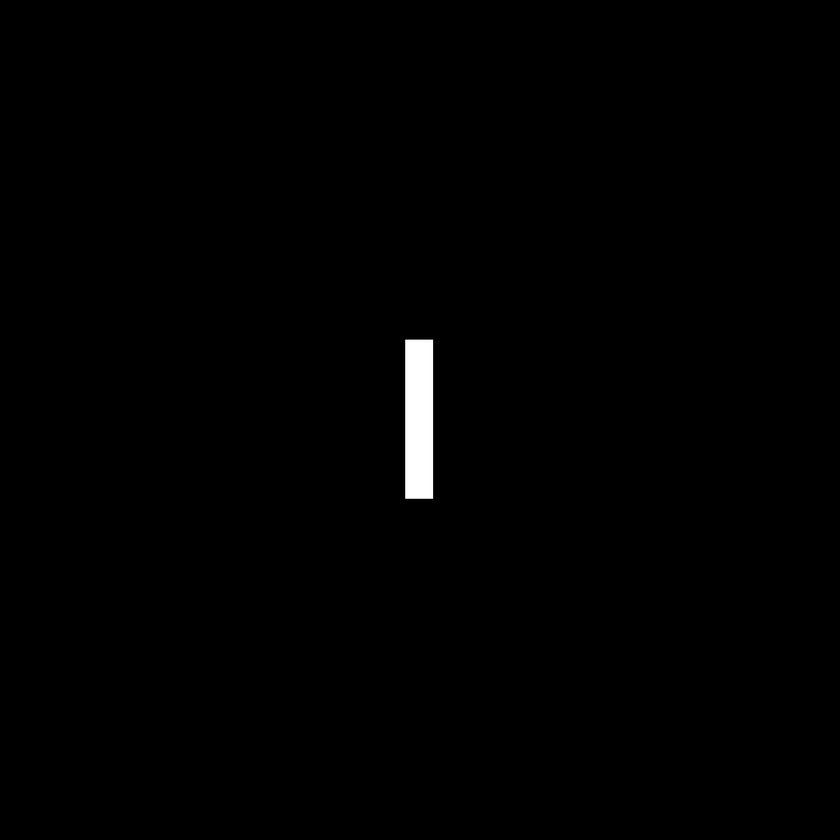
%> input picture Chp 4/4.6 Some Properties of the 2-D Discrete Fourier Transform/Example 4.14/rect.tif, 840 x 840 px, shrunk from 1024 x 1024 before the run
$ octave example_4_13.m   (GNU Octave 9; MATLAB toolbox functions it lacks are replaced by stand-ins)
%> lines starting %> are read from the running program, lines starting %| are printed output that depends on the picture
% Example 4.13 in book


img1 = imread('rect.tif');
%> img1 is the input picture: size 840x840 uint8; min 0, max 255, mean 1.6
img2 = imread('translated_rect.tif');
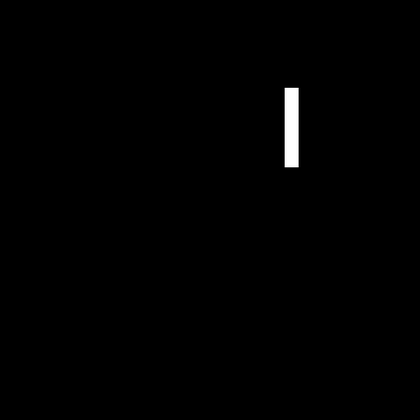
%> input picture Chp 4/4.6 Some Properties of the 2-D Discrete Fourier Transform/Example 4.14/translated_rect.tif, 420 x 420 px, shrunk from 512 x 512 before the run
%> img2 is the input picture: size 420x420 uint8; min 0, max 255, mean 1.6
img3 = imrotate(img1, -45);


img1_fourier = fftshift(fft2(img1));
img2_fourier = fftshift(fft2(img2));
img3_fourier = fftshift(fft2(img3));
img1_phase_angle = atan2(imag(img1_fourier), real(img1_fourier));
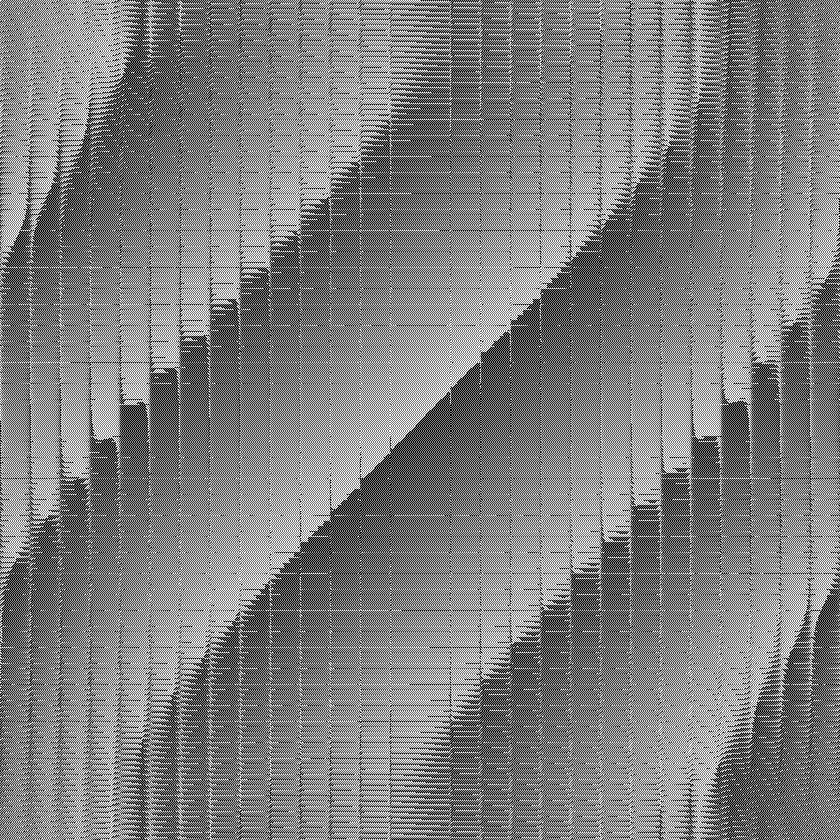
%> img1_phase_angle: size 840x840 double; min -3.14, max 3.14, mean 6.11e-06; drawn with min black and max white
img2_phase_angle = atan2(imag(img2_fourier), real(img2_fourier));
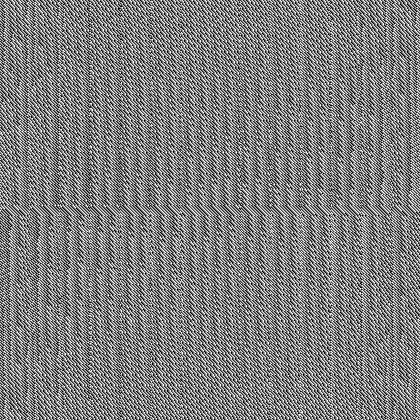
%> img2_phase_angle: size 420x420 double; min -3.14, max 3.14, mean 1.78e-05; drawn with min black and max white
img3_phase_angle = atan2(imag(img3_fourier), real(img3_fourier));
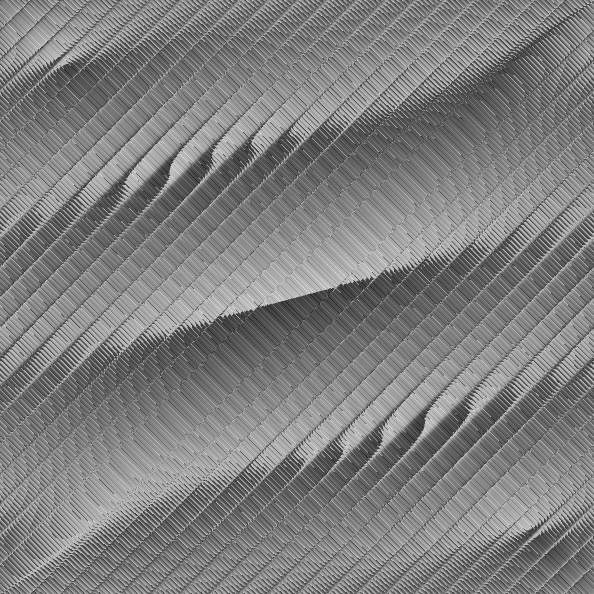
%> img3_phase_angle: size 1188x1188 double (shown at 1/2 size); min -3.14, max 3.14, mean 2.23e-06; drawn with min black and max white


subplot(3, 3, 1); imshow(img1);
subplot(3, 3, 2); plot_fourier(img1_fourier);
subplot(3, 3, 3); plot_fourier(img1_phase_angle);
subplot(3, 3, 4); imshow(img2);
subplot(3, 3, 5); plot_fourier(img2_fourier);
subplot(3, 3, 6); plot_fourier(img2_phase_angle);
subplot(3, 3, 7); imshow(img3);
subplot(3, 3, 8); plot_fourier(img3_fourier);
subplot(3, 3, 9); plot_fourier(img3_phase_angle);


function plot_fourier(img_fourier)
    imshow(log(abs(img_fourier)), []);
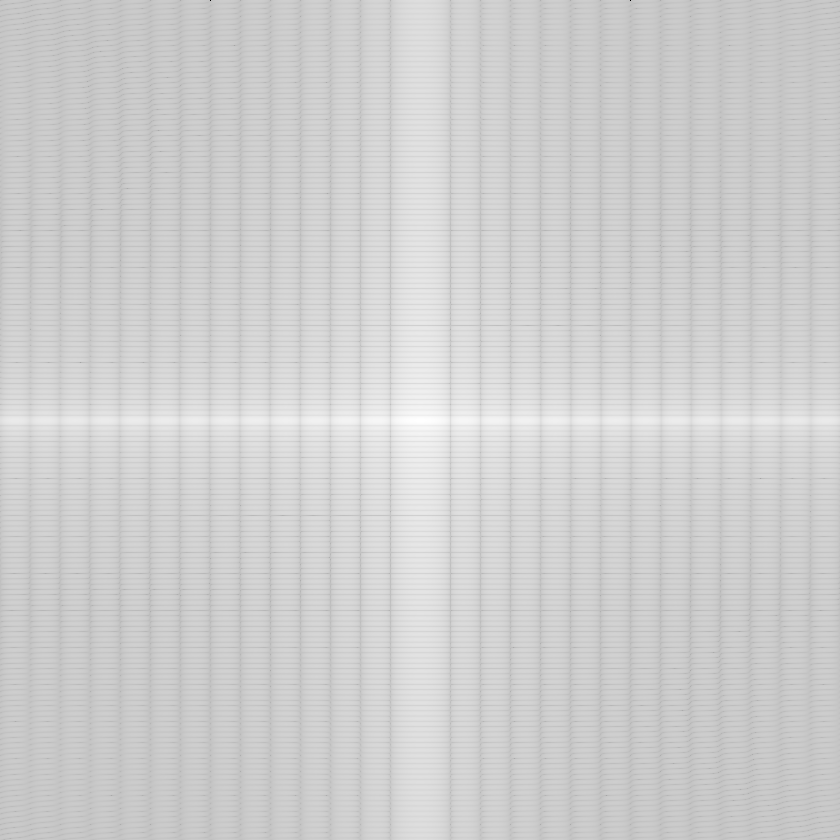
%> displayed picture: size 840x840, on the screen's scale of 0 to 255; min 0, max 255, mean 206.5
%> in plot_fourier (call 3), `imshow(log(abs(img_fourier)), []);`:
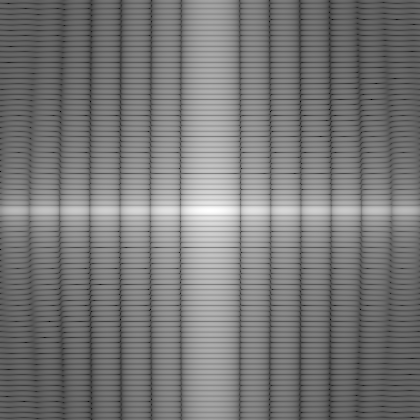
%> displayed picture: size 420x420, on the screen's scale of 0 to 255; min 0, max 255, mean 119.6
%> in plot_fourier (call 5), `imshow(log(abs(img_fourier)), []);`:
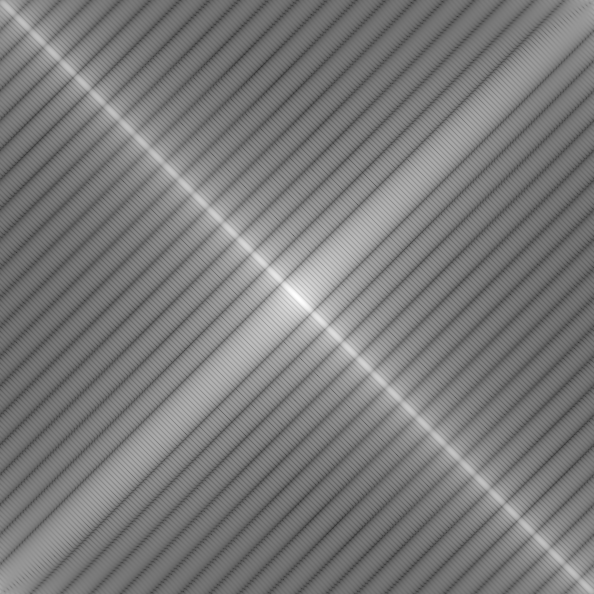
%> displayed picture: size 1188x1188, on the screen's scale of 0 to 255 (shown at 1/2 size); min 0, max 255, mean 122.5
end
